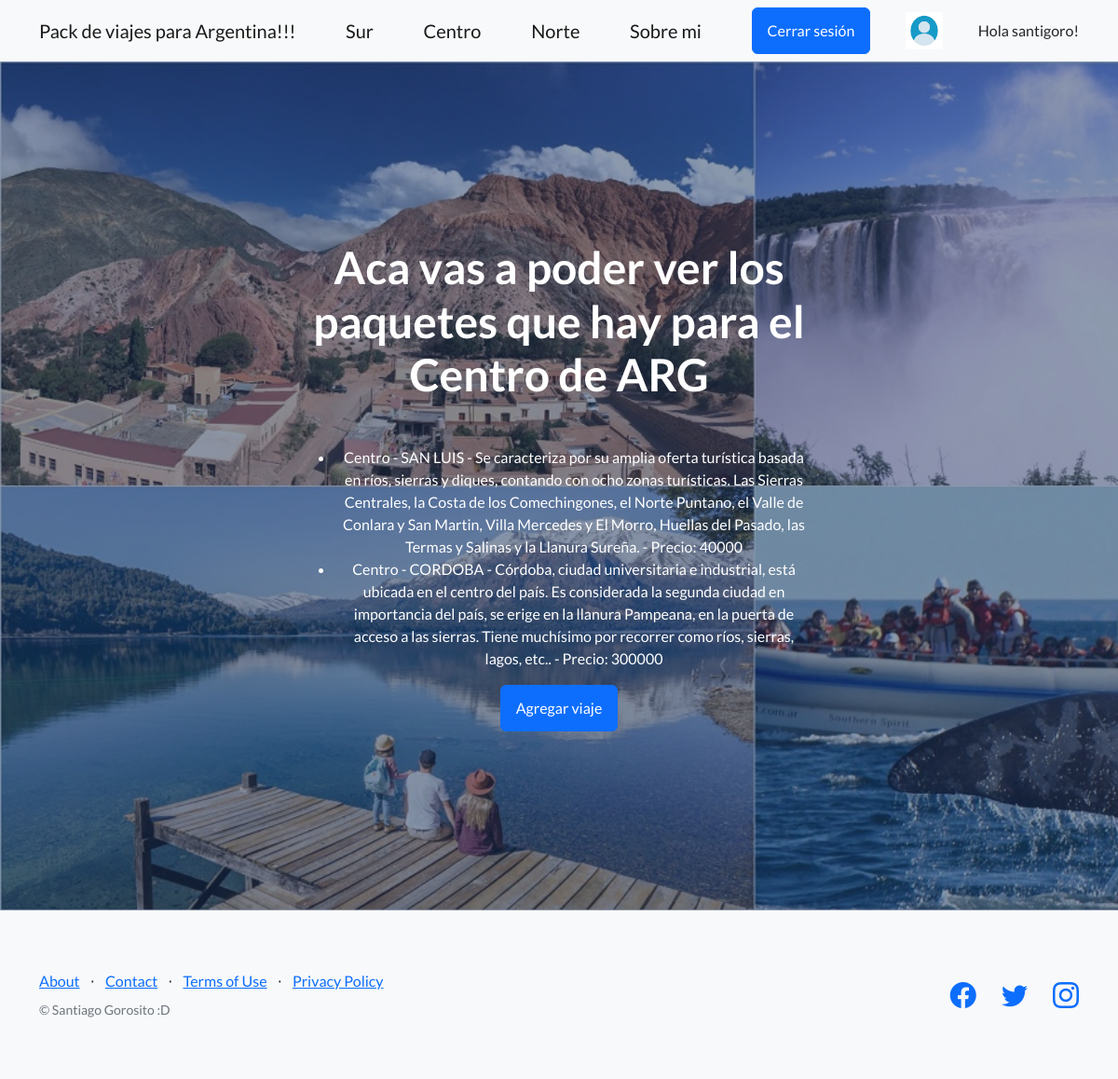
The app's page /centro/ (signed in) with its own data.
### AppMuebles/models.py (models this page shows, shortened)
class Avatar(models.Model):
    usuario = models.ForeignKey(User, on_delete=models.CASCADE) #Se puede editar cualquier models(como norte, sur, centro)
    image = models.ImageField(upload_to="avatars", null=True, blank=True)

class Centro(models.Model):
    lugar = models.CharField(max_length=150)
    descripcion = models.CharField(max_length=3000)
    precio = models.IntegerField()

### AppMuebles/views.py (the view)
# urls.py: path("centro/", ListaCentro.as_view(), name="Centro"),
class ListaCentro(LoginRequiredMixin, ListView):
    model = Centro
    template_name = "AppMuebles/centro.html"
    success_url = "/centro/"

### AppMuebles/templates/AppMuebles/centro.html
{% extends "AppMuebles/padre.html" %}
{% block titulo %} Aca vas a poder ver los paquetes que hay para el Centro de ARG {% endblock %}
{% block contenido1 %}
<ul>
    {% for x in object_list %}
        <li class="form">{{x.lugar}} - {{x.descripcion}} - Precio: {{x.precio}}</li>
    {% endfor %}
</ul>
<button class="btn btn-primary"><a class="navbar-brand" href="{% url 'nuevo viaje C' %}">Agregar viaje</a></button>
{% endblock %}

### AppMuebles/templates/AppMuebles/padre.html (shortened to what this page needs)
<!DOCTYPE html>
<html lang="en">
    <head>
        {% load static %}
        <link href="https://cdn.jsdelivr.net/npm/bootstrap-icons@1.5.0/font/bootstrap-icons.css" rel="stylesheet" type="text/css" />
        <link href="{% static 'AppMuebles/css/styles.css' %}" rel="stylesheet" />
    </head>
    <body>
        <nav class="navbar navbar-light bg-light static-top">
            <div class="container">
                <a class="navbar-brand" href="{% url 'Inicio' %}">Pack de viajes para Argentina!!!</a>
                <a class="navbar-brand" href="{% url 'Sur' %}">Sur</a>
                <a class="navbar-brand" href="{% url 'Centro' %}">Centro</a>
                <a class="navbar-brand" href="{% url 'Norte' %}">Norte</a>
                <a class="navbar-brand" href="{% url 'Sobre mi' %}">Sobre mi</a>
                {% if user.is_authenticated %}
                <a class="btn btn-primary" href="{% url 'cerrar sesion' %}">Cerrar sesión</a>
                <img src="{{ user.avatar_set.last.image.url }}" height="40px" width="40px">
                Hola {{user}}!
                {% else %}
                <a class="btn btn-primary" href="{% url 'registrarse' %}">Registrarse</a>
                <a class="btn btn-primary" href="{% url 'iniciar sesion' %}">Iniciar sesión</a>
                {% endif %}
            </div>
        </nav>
        {% block stylesadd %}<header class="masthead">{% endblock %}
            <div class="container position-relative">
                <div class="row justify-content-center">
                    <div class="col-xl-6">
                        <div class="text-center text-white" >
                            <h1 class="mb-5">{% block titulo %} {% endblock %}</h1>
                            {% block contenido1 %} {% endblock %}
                        </div>
                    </div>
                </div>
            </div>
        </header>
        <footer class="footer bg-light">
            <div class="container">
                <div class="row">
                    <div class="col-lg-6 h-100 text-center text-lg-start my-auto">
                        <ul class="list-inline mb-2">
                            <li class="list-inline-item"><a href="#!">About</a></li>
                            <li class="list-inline-item">⋅</li>
                            <li class="list-inline-item"><a href="#!">Contact</a></li>
                            <li class="list-inline-item">⋅</li>
                            <li class="list-inline-item"><a href="#!">Terms of Use</a></li>
                            <li class="list-inline-item">⋅</li>
                            <li class="list-inline-item"><a href="#!">Privacy Policy</a></li>
                        </ul>
                        <p class="text-muted small mb-4 mb-lg-0">&copy; Santiago Gorosito :D</p>
                    </div>
                    <div class="col-lg-6 h-100 text-center text-lg-end my-auto">
                        <ul class="list-inline mb-0">
                            <li class="list-inline-item me-4">
                                <a href="#!"><i class="bi-facebook fs-3"></i></a>
                            </li>
                            <li class="list-inline-item me-4">
                                <a href="#!"><i class="bi-twitter fs-3"></i></a>
                            </li>
                            <li class="list-inline-item">
                                <a href="#!"><i class="bi-instagram fs-3"></i></a>
                            </li>
                        </ul>
                    </div>
                </div>
            </div>
        </footer>
    </body>
</html>

### records on screen
Centro: lugar "Centro - SAN LUIS", descripcion "Se caracteriza por su amplia oferta turística basada en ríos, sierras y diques, contando con ocho zonas turísticas. Las Sierras Centrales, la Costa de los Comechingones, el Norte Puntano, el Valle de Conlara y San Martin, Villa Mercedes y El Morro, Huellas del Pasado, las Termas y Salinas y la Llanura Sureña.", precio "40000"
Centro: lugar "Centro - CORDOBA", descripcion "Córdoba, ciudad universitaria e industrial, está ubicada en el centro del país. Es considerada la segunda ciudad en importancia del país, se erige en la llanura Pampeana, en la puerta de acceso a las sierras. Tiene muchísimo por recorrer como ríos, sierras, lagos, etc..", precio "300000"

### other values on screen
{{ user }} "santigoro"
